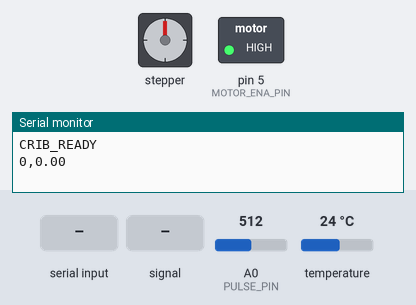
Bench run of a sketch on a simulated Arduino Uno, built with avr-gcc and run on an emulated ATmega328P. Parts: stepper motor, switched loads named in the sketch (green lamp = pin HIGH), the last lines printed to the serial monitor. Inputs (shaded band) come from the test bench; at power-on: A0 (PULSE_PIN) = 512, temperature 24 °C. Stepper angles assume 200 steps per turn.

Above: at 1.2 s.
1.3 s: "C" received over Serial
At 1.45 s:
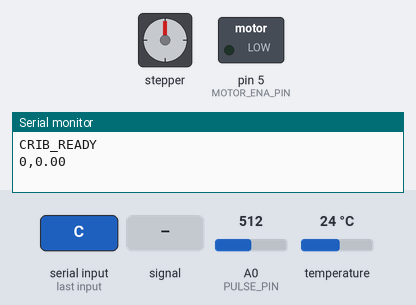
At 2.05 s:
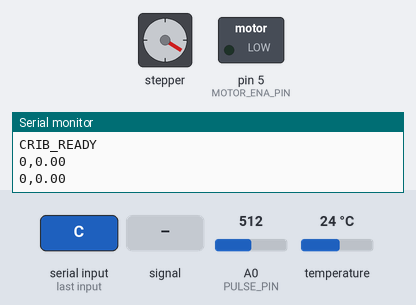
4.8 s: A0 (PULSE_PIN) fed a 2 Hz sine of ±306 counts around its level
At 4.95 s:
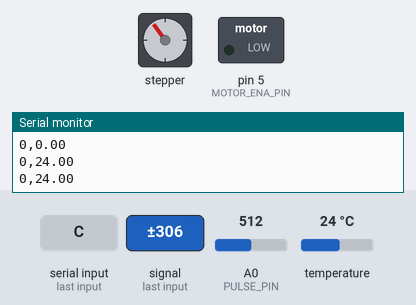
10.2 s: A0 (PULSE_PIN) set to 610
16.0 s: "S" received over Serial
Timing chart, 0 to 18.5 s (numbered marks = the images above; inputs shaded):
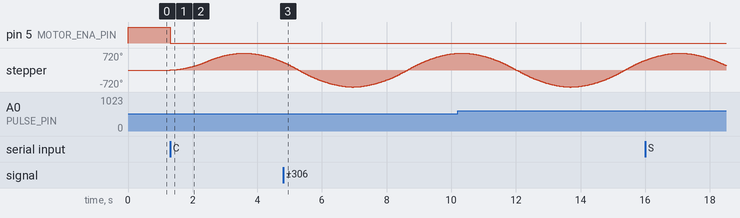

The sketch:

smart_crib_arduino.ino
```cpp
/*
 * ═══════════════════════════════════════════════════════════════════════
 *  smart_crib_arduino.ino — Smart Crib "Spinal Cord"
 * ═══════════════════════════════════════════════════════════════════════
 *
 *  Hardware:
 *    • DS18B20   — Waterproof temperature sensor (OneWire)
 *    • Pulse Sensor — Analog heart-rate sensor
 *    • NEMA 23   — Stepper motor via TB6600 driver
 *
 *  Communication:
 *    • Serial @ 115200 baud
 *    • TX (to Pi)  :  "BPM,Temp\n"  every 1 000 ms
 *    • RX (from Pi):  'C' = Cry (start rocking)
 *                      'S' = Stop (begin 3-min cooldown, then idle)
 *
 *  State Machine:
 *    IDLE ──['C']──▶ ROCKING ──['S']──▶ COOLDOWN (180 s) ──▶ IDLE
 *    ROCKING ──['S']──▶ COOLDOWN
 *    Any state ──['C']──▶ ROCKING
 *
 *  CRITICAL: Zero delay() calls. All timing via millis().
 *
 *  Libraries required:
 *    - AccelStepper       (for smooth non-blocking motor control)
 *    - OneWire            (for DS18B20)
 *    - DallasTemperature  (for DS18B20)
 *
 *  Author : Senior Embedded Systems Engineering Team
 *  Target : Arduino Mega 2560 / Uno
 * ═══════════════════════════════════════════════════════════════════════
 */

#include <AccelStepper.h>
#include <OneWire.h>
#include <DallasTemperature.h>

// ═══════════════════════════════════════════════════════════════════════
// PIN DEFINITIONS
// ═══════════════════════════════════════════════════════════════════════

// -- TB6600 Stepper Driver --
#define MOTOR_PUL_PIN   3   // Pulse (Step) — connect to TB6600 PUL+
#define MOTOR_DIR_PIN   4   // Direction    — connect to TB6600 DIR+
#define MOTOR_ENA_PIN   5   // Enable       — connect to TB6600 ENA+
                            // GND pins → Arduino GND

// -- DS18B20 Temperature Sensor --
#define ONEWIRE_PIN     7   // Data pin (with 4.7kΩ pull-up to 5V)

// -- Pulse Sensor --
#define PULSE_PIN       A0  // Analog input from Pulse Sensor signal wire

// ═══════════════════════════════════════════════════════════════════════
// CONFIGURATION CONSTANTS
// ═══════════════════════════════════════════════════════════════════════

#define SERIAL_BAUD       115200

// Timing intervals (milliseconds)
#define SENSOR_INTERVAL   1000UL   // Report sensors every 1 second
#define TEMP_INTERVAL     2000UL   // DS18B20 read every 2s (750ms conversion)
#define COOLDOWN_DURATION 180000UL // 3 minutes in milliseconds

// Motor rocking parameters
#define ROCK_AMPLITUDE    400      // Steps per half-swing (adjust for crib)
#define ROCK_MAX_SPEED    600.0    // Steps per second (gentle)
#define ROCK_ACCELERATION 300.0    // Steps per second² (smooth accel/decel)

// Pulse Sensor peak detection
#define PULSE_THRESHOLD   550      // Analog reading threshold for beat detection
#define PULSE_MIN_IBI     300UL    // Minimum 300 ms between beats (200 BPM cap)
#define PULSE_MAX_IBI     2000UL   // Maximum 2000 ms between beats (30 BPM floor)

// ═══════════════════════════════════════════════════════════════════════
// STATE MACHINE
// ═══════════════════════════════════════════════════════════════════════

enum CribState {
    STATE_IDLE,       // Motor stopped, waiting for command
    STATE_ROCKING,    // Motor oscillating back and forth
    STATE_COOLDOWN    // Motor still rocking, but timer running → IDLE
};

CribState currentState = STATE_IDLE;

// ═══════════════════════════════════════════════════════════════════════
// OBJECT INSTANCES
// ═══════════════════════════════════════════════════════════════════════

// AccelStepper in DRIVER mode (Step + Dir pins)
AccelStepper stepper(AccelStepper::DRIVER, MOTOR_PUL_PIN, MOTOR_DIR_PIN);

// DS18B20
OneWire           oneWire(ONEWIRE_PIN);
DallasTemperature tempSensor(&oneWire);

// ═══════════════════════════════════════════════════════════════════════
// TIMING VARIABLES (millis-based, no delay)
// ═══════════════════════════════════════════════════════════════════════

unsigned long lastSensorReport  = 0;   // Last time we sent "BPM,Temp\n"
unsigned long lastTempRequest   = 0;   // Last DS18B20 conversion request
unsigned long cooldownStartTime = 0;   // When cooldown began

// ═══════════════════════════════════════════════════════════════════════
// SENSOR VARIABLES
// ═══════════════════════════════════════════════════════════════════════

// -- Temperature --
float currentTemp = 0.0;
bool  tempReady   = false;

// -- Pulse Sensor (non-blocking peak detection) --
int           currentBPM       = 0;
unsigned long lastBeatTime     = 0;
bool          pulseHigh        = false;   // Debounce flag
unsigned long beatIntervals[5] = {0};     // Rolling buffer for averaging
int           beatIndex        = 0;
int           beatCount        = 0;

// -- Motor direction --
bool rockingForward = true;   // true = moving to +AMPLITUDE, false = -AMPLITUDE

// ═══════════════════════════════════════════════════════════════════════
// SETUP
// ═══════════════════════════════════════════════════════════════════════

void setup() {
    // -- Serial --
    Serial.begin(SERIAL_BAUD);
    while (!Serial) { ; }  // Wait for serial on USB boards

    // -- Motor --
    pinMode(MOTOR_ENA_PIN, OUTPUT);
    disableMotor();  // Start with motor disabled (saves power)

    stepper.setMaxSpeed(ROCK_MAX_SPEED);
    stepper.setAcceleration(ROCK_ACCELERATION);
    stepper.setCurrentPosition(0);

    // -- Temperature Sensor --
    tempSensor.begin();
    tempSensor.setResolution(12);          // 12-bit resolution (~750 ms)
    tempSensor.setWaitForConversion(false); // NON-BLOCKING mode
    tempSensor.requestTemperatures();       // Start first conversion
    lastTempRequest = millis();

    // -- Pulse Sensor --
    pinMode(PULSE_PIN, INPUT);

    // -- Ready --
    Serial.println("CRIB_READY");
}

// ═══════════════════════════════════════════════════════════════════════
// MAIN LOOP — Zero delay() calls
// ═══════════════════════════════════════════════════════════════════════

void loop() {
    unsigned long now = millis();

    // ── 1. Read Serial Commands from Raspberry Pi ─────────────────────
    handleSerialCommands();

    // ── 2. Read Sensors (non-blocking) ────────────────────────────────
    readPulseSensor(now);
    readTemperature(now);

    // ── 3. Report Sensors to Pi every 1000 ms ─────────────────────────
    if (now - lastSensorReport >= SENSOR_INTERVAL) {
        lastSensorReport = now;
        reportSensors();
    }

    // ── 4. State Machine Logic ────────────────────────────────────────
    switch (currentState) {

        case STATE_IDLE:
            // Motor is disabled, nothing to do.
            break;

        case STATE_ROCKING:
            // Smooth oscillation — AccelStepper handles acceleration
            runRockingMotion();
            break;

        case STATE_COOLDOWN:
            // Motor still rocking, but check if cooldown expired
            runRockingMotion();
            if (now - cooldownStartTime >= COOLDOWN_DURATION) {
                transitionToIdle();
            }
            break;
    }

    // ── 5. Run stepper (MUST be called every loop iteration) ──────────
    // AccelStepper::run() computes the next step pulse if needed.
    // It is inherently non-blocking.
    stepper.run();
}

// ═══════════════════════════════════════════════════════════════════════
// SERIAL COMMAND HANDLER
// ═══════════════════════════════════════════════════════════════════════

void handleSerialCommands() {
    while (Serial.available() > 0) {
        char cmd = Serial.read();

        switch (cmd) {
            case 'C':
                // Cry detected → start rocking immediately
                transitionToRocking();
                break;

            case 'S':
                // Stop/Silence → begin 3-minute cooldown
                transitionToCooldown();
                break;

            default:
                // Ignore unknown characters (\n, \r, etc.)
                break;
        }
    }
}

// ═══════════════════════════════════════════════════════════════════════
// STATE TRANSITIONS
// ═══════════════════════════════════════════════════════════════════════

void transitionToRocking() {
    if (currentState != STATE_ROCKING) {
        currentState = STATE_ROCKING;
        enableMotor();
        rockingForward = true;
        stepper.moveTo(ROCK_AMPLITUDE);
    }
}

void transitionToCooldown() {
    if (currentState == STATE_ROCKING || currentState == STATE_COOLDOWN) {
        currentState    = STATE_COOLDOWN;
        cooldownStartTime = millis();
        // Motor continues to rock during cooldown (gentle wind-down)
    }
}

void transitionToIdle() {
    currentState = STATE_IDLE;
    // Gently stop: set target to current position (decelerates to stop)
    stepper.moveTo(stepper.currentPosition());
    // After deceleration completes, disable motor to save power
    // We check in the main loop via stepper.isRunning()
    // For safety, disable immediately (motor will hold briefly via driver)
    disableMotor();
    stepper.setCurrentPosition(0);
}

// ═══════════════════════════════════════════════════════════════════════
// MOTOR ROCKING LOGIC (Non-blocking oscillation)
// ═══════════════════════════════════════════════════════════════════════

void runRockingMotion() {
    // When the stepper reaches its target, reverse direction
    if (stepper.distanceToGo() == 0) {
        if (rockingForward) {
            stepper.moveTo(-ROCK_AMPLITUDE);
            rockingForward = false;
        } else {
            stepper.moveTo(ROCK_AMPLITUDE);
            rockingForward = true;
        }
    }
}

void enableMotor() {
    digitalWrite(MOTOR_ENA_PIN, LOW);  // TB6600: LOW = enabled
}

void disableMotor() {
    digitalWrite(MOTOR_ENA_PIN, HIGH); // TB6600: HIGH = disabled
}

// ═══════════════════════════════════════════════════════════════════════
// TEMPERATURE SENSOR (DS18B20 — Non-blocking)
// ═══════════════════════════════════════════════════════════════════════

void readTemperature(unsigned long now) {
    // DS18B20 needs ~750 ms for 12-bit conversion.
    // We request a new reading every TEMP_INTERVAL ms.
    if (now - lastTempRequest >= TEMP_INTERVAL) {
        // Read the result from the previous request
        float reading = tempSensor.getTempCByIndex(0);
        if (reading != DEVICE_DISCONNECTED_C && reading > -50.0 && reading < 85.0) {
            currentTemp = reading;
        }
        // Request next conversion (non-blocking)
        tempSensor.requestTemperatures();
        lastTempRequest = now;
    }
}

// ═══════════════════════════════════════════════════════════════════════
// PULSE SENSOR (Analog — Non-blocking peak detection)
// ═══════════════════════════════════════════════════════════════════════
//
// Simple threshold-based beat detection:
//   - When the analog signal rises above PULSE_THRESHOLD → beat start
//   - When it falls below → beat end (ready for next beat)
//   - IBI (Inter-Beat Interval) is averaged over 5 beats for stability
//

void readPulseSensor(unsigned long now) {
    int sensorValue = analogRead(PULSE_PIN);

    if (sensorValue > PULSE_THRESHOLD && !pulseHigh) {
        // Rising edge — beat detected
        pulseHigh = true;

        unsigned long ibi = now - lastBeatTime;
        lastBeatTime = now;

        // Validate the inter-beat interval
        if (ibi >= PULSE_MIN_IBI && ibi <= PULSE_MAX_IBI) {
            // Store in rolling buffer
            beatIntervals[beatIndex] = ibi;
            beatIndex = (beatIndex + 1) % 5;
            if (beatCount < 5) beatCount++;

            // Compute average IBI → BPM
            unsigned long sum = 0;
            for (int i = 0; i < beatCount; i++) {
                sum += beatIntervals[i];
            }
            unsigned long avgIBI = sum / beatCount;
            currentBPM = (int)(60000UL / avgIBI);

            // Sanity clamp
            if (currentBPM < 30)  currentBPM = 0;  // Likely noise
            if (currentBPM > 200) currentBPM = 0;  // Likely noise
        }

    } else if (sensorValue < PULSE_THRESHOLD - 50) {
        // Falling edge — reset for next beat (with hysteresis of 50)
        pulseHigh = false;
    }
}

// ═══════════════════════════════════════════════════════════════════════
// SENSOR REPORTING (CSV to Raspberry Pi)
// ═══════════════════════════════════════════════════════════════════════

void reportSensors() {
    // Format: "BPM,Temp\n"
    // Example: "72,36.50\n"
    Serial.print(currentBPM);
    Serial.print(",");
    Serial.println(currentTemp, 2);  // 2 decimal places
}
```

Measured:
- after the input at 1.3 s, pin 5 (MOTOR_ENA_PIN): HIGH → LOW at once; stepper: turns 720° clockwise in 2.3 s, then 384° counter-clockwise in 1.2 s
